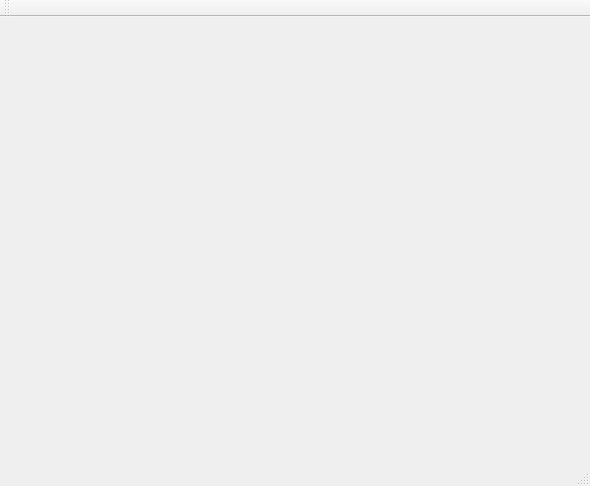
<?xml version="1.0" encoding="UTF-8"?>
<ui version="4.0">
 <class>CTestMain</class>
 <widget class="QMainWindow" name="CTestMain">
  <property name="geometry">
   <rect>
    <x>0</x>
    <y>0</y>
    <width>590</width>
    <height>486</height>
   </rect>
  </property>
  <property name="windowTitle">
   <string>CTestMain</string>
  </property>
  <widget class="QWidget" name="centralWidget"/>
  <widget class="QMenuBar" name="menuBar">
   <property name="geometry">
    <rect>
     <x>0</x>
     <y>0</y>
     <width>590</width>
     <height>21</height>
    </rect>
   </property>
  </widget>
  <widget class="QToolBar" name="mainToolBar">
   <attribute name="toolBarArea">
    <enum>TopToolBarArea</enum>
   </attribute>
   <attribute name="toolBarBreak">
    <bool>false</bool>
   </attribute>
  </widget>
  <widget class="QStatusBar" name="statusBar"/>
 </widget>
 <layoutdefault spacing="6" margin="11"/>
 <resources/>
 <connections/>
</ui>
